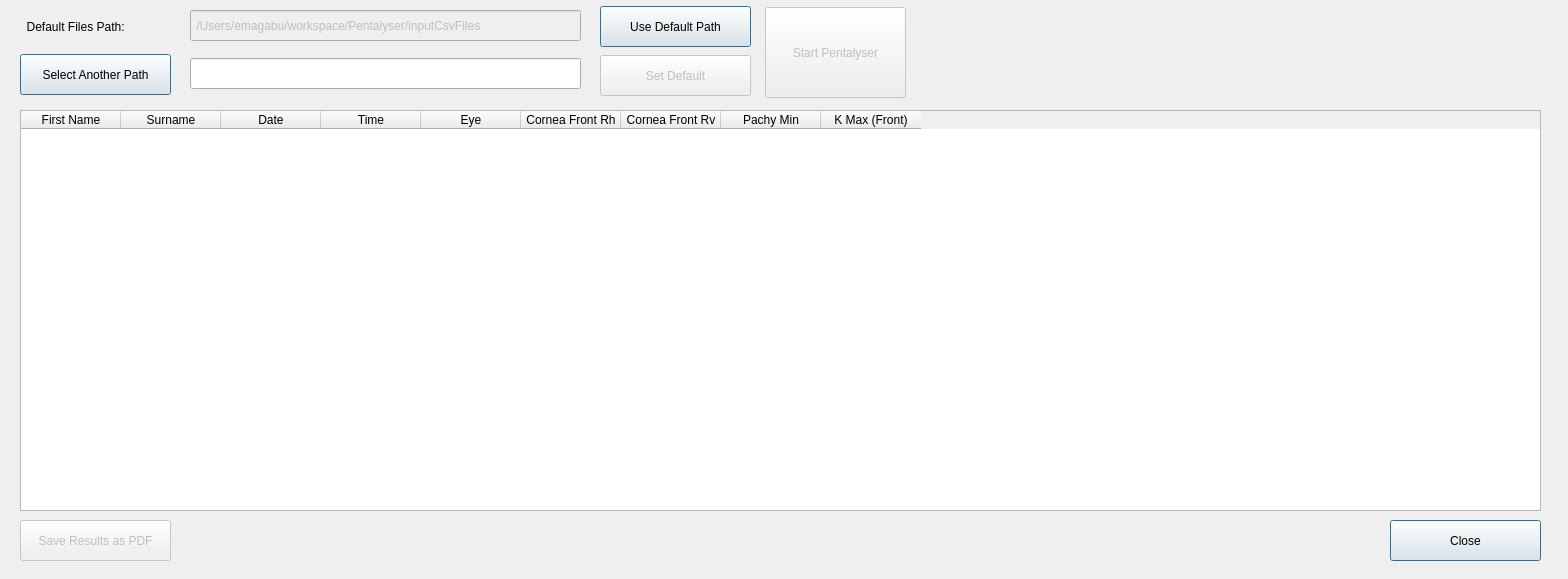
<?xml version="1.0" encoding="UTF-8"?>
<ui version="4.0">
 <class>MainWindow</class>
 <widget class="QMainWindow" name="MainWindow">
  <property name="geometry">
   <rect>
    <x>0</x>
    <y>0</y>
    <width>1568</width>
    <height>579</height>
   </rect>
  </property>
  <property name="windowTitle">
   <string>PentaCam Data Analyser</string>
  </property>
  <widget class="QWidget" name="centralwidget">
   <widget class="QPushButton" name="closeAppBtn">
    <property name="geometry">
     <rect>
      <x>1390</x>
      <y>520</y>
      <width>151</width>
      <height>41</height>
     </rect>
    </property>
    <property name="text">
     <string>Close</string>
    </property>
    <property name="default">
     <bool>true</bool>
    </property>
   </widget>
   <widget class="QLineEdit" name="defaultPathLine">
    <property name="enabled">
     <bool>false</bool>
    </property>
    <property name="geometry">
     <rect>
      <x>190</x>
      <y>10</y>
      <width>391</width>
      <height>31</height>
     </rect>
    </property>
    <property name="font">
     <font>
      <italic>false</italic>
      <bold>false</bold>
     </font>
    </property>
    <property name="text">
     <string> /Users/emagabu/workspace/Pentalyser/inputCsvFiles</string>
    </property>
    <property name="readOnly">
     <bool>true</bool>
    </property>
   </widget>
   <widget class="QPushButton" name="saveBtn">
    <property name="enabled">
     <bool>false</bool>
    </property>
    <property name="geometry">
     <rect>
      <x>20</x>
      <y>520</y>
      <width>151</width>
      <height>41</height>
     </rect>
    </property>
    <property name="text">
     <string>Save Results as PDF</string>
    </property>
    <property name="default">
     <bool>true</bool>
    </property>
   </widget>
   <widget class="QPushButton" name="selectPathBtn">
    <property name="geometry">
     <rect>
      <x>20</x>
      <y>54</y>
      <width>151</width>
      <height>41</height>
     </rect>
    </property>
    <property name="text">
     <string>Select Another Path</string>
    </property>
    <property name="default">
     <bool>true</bool>
    </property>
    <property name="flat">
     <bool>false</bool>
    </property>
   </widget>
   <widget class="QLabel" name="pathLbl">
    <property name="enabled">
     <bool>true</bool>
    </property>
    <property name="geometry">
     <rect>
      <x>20</x>
      <y>16</y>
      <width>121</width>
      <height>21</height>
     </rect>
    </property>
    <property name="text">
     <string>  Default Files Path:</string>
    </property>
   </widget>
   <widget class="QPushButton" name="startPentalyserBtn">
    <property name="enabled">
     <bool>false</bool>
    </property>
    <property name="geometry">
     <rect>
      <x>765</x>
      <y>7</y>
      <width>141</width>
      <height>91</height>
     </rect>
    </property>
    <property name="text">
     <string>Start Pentalyser</string>
    </property>
    <property name="default">
     <bool>true</bool>
    </property>
   </widget>
   <widget class="QPushButton" name="useDefulatPathBtn">
    <property name="geometry">
     <rect>
      <x>600</x>
      <y>6</y>
      <width>151</width>
      <height>41</height>
     </rect>
    </property>
    <property name="text">
     <string>Use Default Path</string>
    </property>
    <property name="default">
     <bool>true</bool>
    </property>
    <property name="flat">
     <bool>false</bool>
    </property>
   </widget>
   <widget class="QLineEdit" name="selectedPathLine">
    <property name="enabled">
     <bool>true</bool>
    </property>
    <property name="geometry">
     <rect>
      <x>190</x>
      <y>58</y>
      <width>391</width>
      <height>31</height>
     </rect>
    </property>
    <property name="font">
     <font>
      <italic>false</italic>
      <bold>false</bold>
     </font>
    </property>
    <property name="text">
     <string/>
    </property>
    <property name="readOnly">
     <bool>true</bool>
    </property>
   </widget>
   <widget class="QPushButton" name="setPathAsDefaultBtn">
    <property name="enabled">
     <bool>false</bool>
    </property>
    <property name="geometry">
     <rect>
      <x>600</x>
      <y>55</y>
      <width>151</width>
      <height>41</height>
     </rect>
    </property>
    <property name="text">
     <string>Set Default</string>
    </property>
    <property name="default">
     <bool>true</bool>
    </property>
    <property name="flat">
     <bool>false</bool>
    </property>
   </widget>
   <widget class="QTableWidget" name="tableWidget">
    <property name="geometry">
     <rect>
      <x>20</x>
      <y>110</y>
      <width>1521</width>
      <height>401</height>
     </rect>
    </property>
    <column>
     <property name="text">
      <string>First Name</string>
     </property>
    </column>
    <column>
     <property name="text">
      <string>Surname</string>
     </property>
    </column>
    <column>
     <property name="text">
      <string>Date</string>
     </property>
    </column>
    <column>
     <property name="text">
      <string>Time</string>
     </property>
    </column>
    <column>
     <property name="text">
      <string>Eye</string>
     </property>
    </column>
    <column>
     <property name="text">
      <string>Cornea Front Rh</string>
     </property>
    </column>
    <column>
     <property name="text">
      <string>Cornea Front Rv</string>
     </property>
    </column>
    <column>
     <property name="text">
      <string>Pachy Min</string>
     </property>
    </column>
    <column>
     <property name="text">
      <string>K Max (Front)</string>
     </property>
    </column>
   </widget>
  </widget>
 </widget>
 <resources/>
 <connections/>
</ui>
